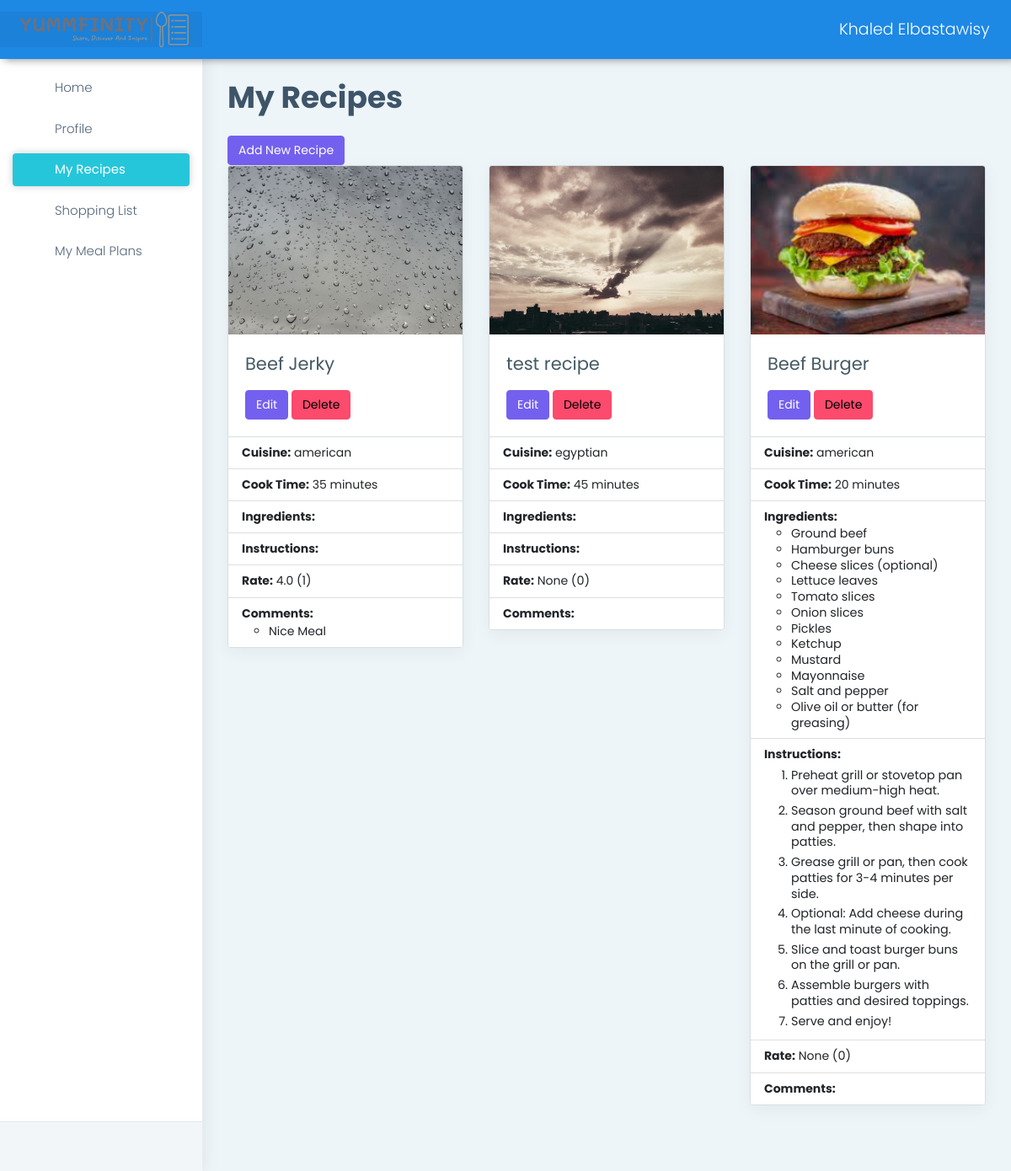
The app's page /my_recipes (signed in) with its own data.
### apps/authentication/models.py (models this page shows, shortened)
class User(db.Model, UserMixin):
    id = db.Column(db.Integer, primary_key=True)
    username = db.Column(db.String(64), unique=True)
    email = db.Column(db.String(64), unique=True)
    password = db.Column(db.LargeBinary)
    recipes = db.relationship('Recipe', backref='user')
    ratings = db.relationship('Rating', backref='user')
    comments = db.relationship('Comment', backref='user')
    profile = db.relationship("UserProfile", uselist=False, back_populates="user")
    activities = db.relationship('UserActivity', back_populates='user', lazy=True)
    followers = db.relationship('Follow', foreign_keys=[Follow.followed_id], back_populates='followed', lazy='dynamic', cascade='all, delete-orphan')
    following = db.relationship('Follow', foreign_keys=[Follow.follower_id], back_populates='follower', lazy='dynamic', cascade='all, delete-orphan')
    shopping_list = db.relationship('ShoppingList', backref='user', lazy=True, cascade='all, delete-orphan')
    meal_plan = db.relationship('MealPlan', backref='user', lazy=True, cascade='all, delete-orphan')

class Recipe(db.Model):
    id = db.Column(db.Integer, primary_key=True)
    cuisine = db.Column(db.String(64))
    name = db.Column(db.String(64))
    description = db.Column(db.Text, nullable=False)
    user_id = db.Column(db.Integer, db.ForeignKey('user.id'), nullable=False)
    cooking_time = db.Column(db.Integer, nullable=False)
    cuisine = db.Column(db.String(64), nullable=False)
    image = db.Column(db.String(255), nullable=True)
    ingredients = db.relationship('Ingredient', backref='recipe', lazy=True, cascade='all, delete-orphan')
    instructions = db.relationship('Instruction', backref='recipe', lazy=True, cascade='all, delete-orphan')
    ratings = db.relationship('Rating', backref='recipe', lazy=True, cascade='all, delete-orphan')
    comments = db.relationship('Comment', backref='recipe', lazy=True, cascade='all, delete-orphan')
    activities = db.relationship('UserActivity', back_populates='recipe', lazy=True, cascade='all, delete-orphan')

class Comment(db.Model):
    id = db.Column(db.Integer, primary_key=True)
    content = db.Column(db.Text, nullable=False)
    timestamp = db.Column(db.DateTime, default=datetime.now)
    user_id = db.Column(db.Integer, db.ForeignKey('user.id'), nullable=False)
    recipe_id = db.Column(db.Integer, db.ForeignKey('recipe.id'), nullable=False)
    timestamp = db.Column(db.DateTime, default=datetime.now)
    activities = db.relationship('UserActivity', back_populates='comment', lazy=True)

class Ingredient(db.Model):
    id = db.Column(db.Integer, primary_key=True)
    name = db.Column(db.String(64), unique=False, nullable=False)
    recipe_id = db.Column(db.Integer, db.ForeignKey('recipe.id'), nullable=False)

class Instruction(db.Model):
    id = db.Column(db.Integer, primary_key=True)
    method = db.Column(db.String(), unique=False, nullable=False)
    recipe_id = db.Column(db.Integer, db.ForeignKey('recipe.id'), nullable=False)

### apps/home/routes.py (the view)
@blueprint.route('/my_recipes', methods=['GET', 'POST'])
@login_required
def my_recipes():
    recipes = Recipe.query.filter_by(user_id= current_user.id).all()
    full_recipes_data = []
    for recipe in recipes:
        comments = Comment.query.filter_by(recipe_id=recipe.id).all()
        rates = Rating.query.filter_by(recipe_id=recipe.id).all()
        avg_rating = None if not rates else sum(rate.rating for rate in rates) / len(rates)
        instructions = Instruction.query.filter_by(recipe_id=recipe.id).all()
        ingredients = Ingredient.query.filter_by(recipe_id=recipe.id).all()
        full_recipes_data.append({
            'id': recipe.id,
            'name': recipe.name,
            'image': recipe.image,
            'cooking_time': recipe.cooking_time,
            'cuisine': recipe.cuisine,
            'comments': comments,
            'rate': avg_rating,
            'rate_count': len(rates),
            'instructions': instructions,
            'ingredients': ingredients
        })
    return render_template('home/my_recipes.html', recipes= full_recipes_data)

### apps/__init__.py (called while the page is built)
def configure_database(app):
    @app.before_first_request
    def initialize_database():
        db.create_all()
    @app.teardown_request
    def shutdown_session(exception=None):
        db.session.remove()

### apps/authentication/models.py (called while the page is built)
@login_manager.user_loader
def user_loader(id):
    return User.query.filter_by(id=id).first()

### apps/templates/home/my_recipes.html (shortened to what this page needs)
{% extends "layouts/base.html" %}
{% block stylesheets %}
<link href="https://cdn.jsdelivr.net/npm/bootstrap@5.3.0-alpha1/dist/css/bootstrap.min.css" rel="stylesheet">
{% endblock stylesheets %}
{% block content %}
<body>
    <div class="container-fluid py-4">
        <div class="row">
            {%if recipes|length == 0%}
            <div class="col-md-12">
                <div class="alert alert-info" role="alert">
                    <h4 class="alert-heading">No Recipes Found!</h4>
                    <p>It seems you have not added any recipes yet. Click the button below to add your first recipe.</p>
                    <hr>
                    <a href="{{ url_for('home_blueprint.create_recipe') }}" class="btn btn-primary">Add Your First Recipe</a>
                </div>
            {%else%}
            <div class="col-md-12">
                <h1 class="mb-4">My Recipes</h1>
            <a href="{{ url_for('home_blueprint.create_recipe') }}" class="btn btn-primary add-recipe-btn">Add New Recipe</a>
            </div>
            {% for recipe in recipes %}
            <div class="col-md-6 col-lg-4 mb-4">
                <div class="card">
                    {% if recipe.image %}
                    <img src="{{ url_for('static', filename='assets/images/' + recipe.image) }}" class="card-img-top" alt="{{ recipe.name }}">
                    {% endif %}
                    <div class="card-body">
                        <h5 class="card-title">{{ recipe.name }}</h5>
                        <a href="{{ url_for('home_blueprint.edit_recipe', recipe_id=recipe.id) }}" class="btn btn-primary">Edit</a>
                        <form action="{{ url_for('home_blueprint.delete_recipe', id=recipe.id) }}" method="post" class="d-inline">
                            <button type="submit" class="btn btn-danger" onclick="return confirm('Are you sure you want to delete this recipe?')">Delete</button>
                        </form>
                    </div>
                    <ul class="list-group list-group-flush">
                        <li class="list-group-item"><strong>Cuisine:</strong> {{ recipe.cuisine }}</li>
                        <li class="list-group-item"><strong>Cook Time:</strong> {{ recipe.cooking_time }} minutes</li>
                        <li class="list-group-item"><strong>Ingredients:</strong>
                            <ul>
                                {% for ingredient in recipe.ingredients %}
                                <li class="ingredient">{{ ingredient.name }}</li>
                                {% endfor %}
                            </ul>
                        </li>
                        <li class="list-group-item"><strong>Instructions:</strong>
                            <ol>
                                {% for instruction in recipe.instructions %}
                                <li class="instruction">{{ instruction.method }}</li>
                                {% endfor %}
                            </ol>
                        </li>
                        <li class="list-group-item"><strong>Rate:</strong> {{ recipe.rate }} <span class="rate-count">({{ recipe.rate_count }})</span></li>
                        <li class="list-group-item"><strong>Comments:</strong>
                            <ul>
                                {% for comment in recipe.comments %}
                                <li>{{ comment.content }}</li>
                                {% endfor %}
                            </ul>
                        </li>
                    </ul>
                </div>
            </div>
            {% endfor %}
            {%endif%}
        </div>
    </div>
{% endblock content %}

### apps/templates/includes/navigation.html (shortened to what this page needs)
<header class="topbar" data-navbarbg="skin6">
    <nav class="navbar top-navbar navbar-expand-md navbar-dark">
        <div class="navbar-header" data-logobg="skin6">
            <a class="navbar-brand ms-4" href="/">
                <img src="{{ config.ASSETS_ROOT }}/images/logo-no-background.png" alt="homepage" class="dark-logo" style="width: 200px; height: auto;" />
            </a>
        </div>
        <div class="navbar-collapse collapse" id="navbarSupportedContent" data-navbarbg="skin5">
            <ul class="navbar-nav">
                <li class="nav-item dropdown">
                    <a class="nav-link dropdown-toggle text-muted waves-effect waves-dark" href="#" id="navbarDropdown" role="button" data-bs-toggle="dropdown" aria-expanded="false">
                        {{ current_user.username }}
                    </a>
                </li>
            </ul>
        </div>
    </nav>
</header>

### apps/templates/home/my_recipes.html (style rules this page uses)
body { background-color: #f8f9fa; }
.card { border-radius: 10px; overflow: hidden; box-shadow: 0 0.5rem 1rem rgba(0, 0, 0, 0.15); }
.card img { height: 200px; object-fit: cover; }
.card-body { position: relative; }
.card-title { font-size: 1.5rem; font-weight: bold; }
.ingredient, .instruction { font-size: 0.9rem; line-height: 1.3; }
.rate-count { font-size: 0.9rem; }
.add-recipe-btn { top: 20px; right: 20px; background-color: #007bff; color: #fff; border: none; border-radius: 4px; padding: 6px 12px; font-size: 14px; font-weight: 600; text-decoration: none; }

### records on screen
User: username "Khaled Elbastawisy"
Recipe: image (picture), name "Beef Jerky", cuisine "american", cooking_time "35", rate "4.0", rate_count "1"
Comment: content "Nice Meal"
Recipe: image (picture), name "test recipe", cuisine "egyptian", cooking_time "45", rate "None", rate_count "0"
Recipe: image (picture), name "Beef Burger", cuisine "american", cooking_time "20", rate "None", rate_count "0"
Ingredient: name "Ground beef"
Ingredient: name "Hamburger buns"
Ingredient: name "Cheese slices (optional)"
Ingredient: name "Lettuce leaves"
Ingredient: name "Tomato slices"
Ingredient: name "Onion slices"
Ingredient: name "Pickles"
Ingredient: name "Ketchup"
Ingredient: name "Mustard"
Ingredient: name "Mayonnaise"
Ingredient: name "Salt and pepper"
Ingredient: name "Olive oil or butter (for greasing)"
Instruction: method "Preheat grill or stovetop pan over medium-high heat."
Instruction: method "Season ground beef with salt and pepper, then shape into patties."
Instruction: method "Grease grill or pan, then cook patties for 3-4 minutes per side."
Instruction: method "Optional: Add cheese during the last minute of cooking."
Instruction: method "Slice and toast burger buns on the grill or pan."
Instruction: method "Assemble burgers with patties and desired toppings."
Instruction: method "Serve and enjoy!"
